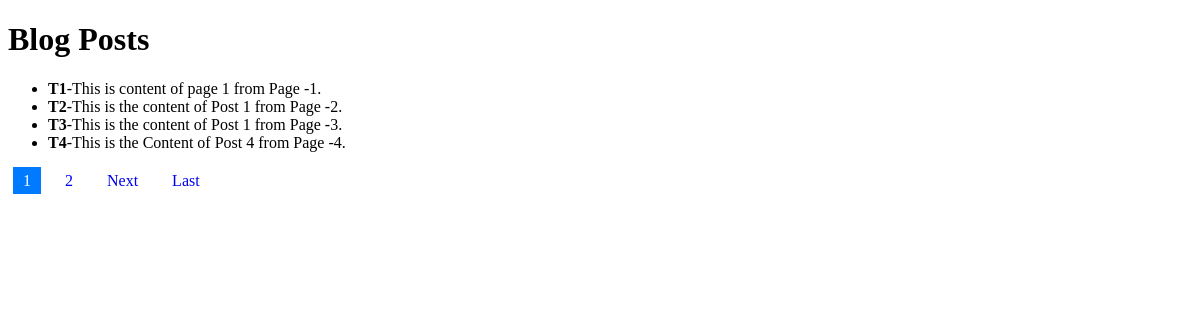
The page / on the database its author committed.
### blog/models.py (models this page shows, shortened)
class Post(models.Model):
    title = models.CharField(max_length=200)
    content = models.TextField()

### blog/views.py (the view)
# urls.py: path('', views.post_list, name='post_list'),
def post_list(request):
    post =Post.objects.all().order_by('id')
    paginator =Paginator(post, 4)
    page_number = request.GET.get('page')
    page_obj = paginator.get_page(page_number)
    return render(request, 'blog/post_list.html', {'page_obj': page_obj})

### blog/templates/blog/post_list.html (shortened to what this page needs)
<!DOCTYPE html>
<html lang="en">
<head>
</head>
<body>
    <h1>Blog Posts</h1>
    <ul>
        {% for post in page_obj %}
            <li><b>{{ post.title }}</b>-{{ post.content }}</li>
        {% endfor %}
    </ul>
    <div class="pagination">
        {% for num in page_obj.paginator.page_range %}
            {% if page_obj.number == num %}
                <span class="current">{{ num }}</span>
            {% else %}
                <a href="?page={{ num }}">{{ num }}</a>
            {% endif %}
        {% endfor %}
        {% if page_obj.has_next %}
            <a href="?page={{ page_obj.next_page_number }}">Next</a>
            <a href="?page={{ page_obj.paginator.num_pages }}">Last</a>
        {% endif %}
    </div>
</body>
</html>

### blog/templates/blog/post_list.html (style rules this page uses)
.pagination { margin-top: 20px; }
.pagination a, .pagination span { padding: 5px 10px; margin: 0 5px; text-decoration: none; }
.pagination .current { background-color: #007bff; color: white; }

### rows shown on the page
Post: title "T1", content "This is content of page 1 from Page -1."
Post: title "T2", content "This is the content of Post 1 from Page -2."
Post: title "T3", content "This is the content of Post 1 from Page -3."
Post: title "T4", content "This is the Content of Post 4 from Page -4."

### other values the page prints
{{ num }} "1"
{{ num }} "2"
